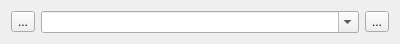
<?xml version="1.0" encoding="UTF-8"?>
<ui version="4.0">
 <class>MyComboBox</class>
 <widget class="QWidget" name="MyComboBox">
  <property name="geometry">
   <rect>
    <x>0</x>
    <y>0</y>
    <width>400</width>
    <height>43</height>
   </rect>
  </property>
  <property name="sizePolicy">
   <sizepolicy hsizetype="Preferred" vsizetype="Fixed">
    <horstretch>0</horstretch>
    <verstretch>0</verstretch>
   </sizepolicy>
  </property>
  <property name="windowTitle">
   <string>Form</string>
  </property>
  <layout class="QHBoxLayout" name="horizontalLayout">
   <item>
    <widget class="QToolButton" name="btn_clear">
     <property name="text">
      <string>...</string>
     </property>
    </widget>
   </item>
   <item>
    <widget class="QComboBox" name="cb_command">
     <property name="editable">
      <bool>true</bool>
     </property>
    </widget>
   </item>
   <item>
    <widget class="QToolButton" name="btn_send">
     <property name="text">
      <string>...</string>
     </property>
    </widget>
   </item>
  </layout>
 </widget>
 <resources/>
 <connections/>
</ui>
